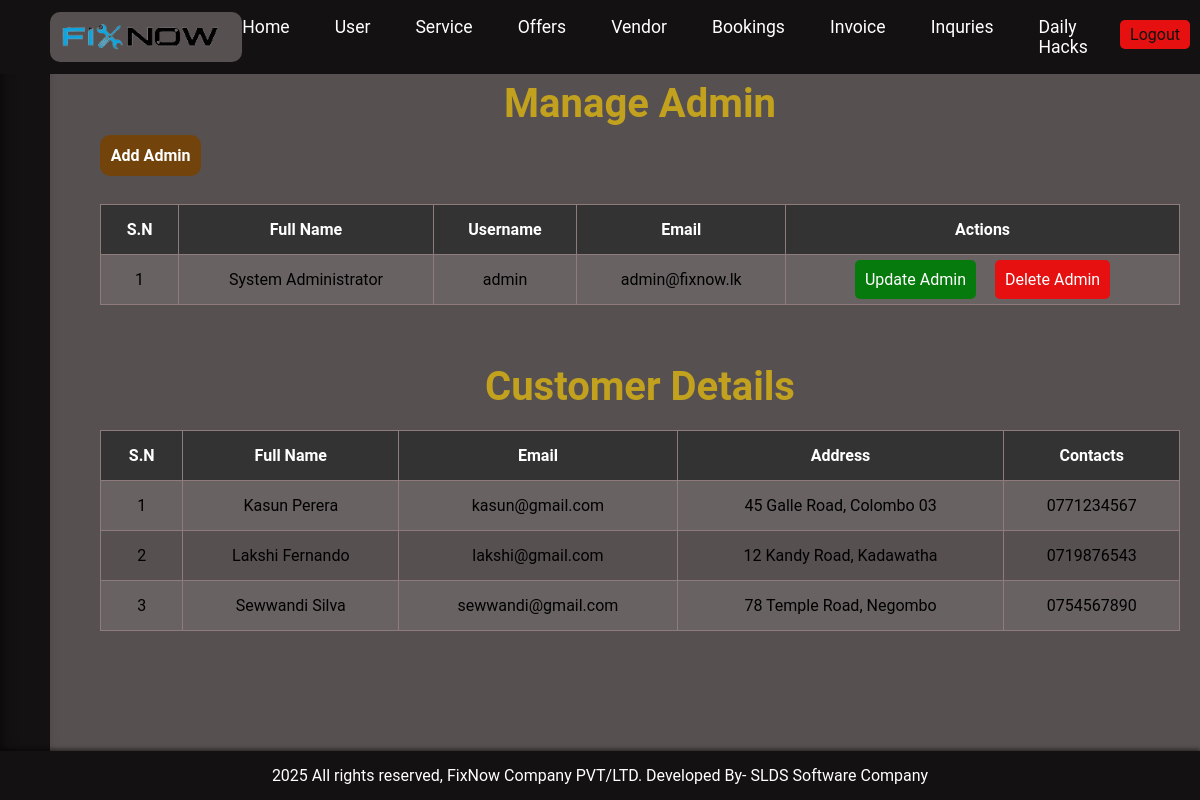
/admin/manage-user.php (signed in), run on the app's committed database.
### tables this page shows
CREATE TABLE `tbl_customer` (
  `id` int(11) NOT NULL AUTO_INCREMENT,
  `cus_name` varchar(100) NOT NULL,
  `cus_email` varchar(100) NOT NULL UNIQUE,
  `cus_phone` varchar(20) NOT NULL,
  `cus_address` text NOT NULL,
  `cus_password` varchar(255) NOT NULL,
  `cus_image` varchar(255) DEFAULT NULL,
  `registration_date` timestamp NOT NULL DEFAULT current_timestamp(),
  `district_id` int(11) DEFAULT NULL,
  `town_id` int(11) DEFAULT NULL,
  `created_at` timestamp NOT NULL DEFAULT current_timestamp(),
  PRIMARY KEY (`id`),
  KEY `district_id` (`district_id`),
  KEY `town_id` (`town_id`)
);

### admin/manage-user.php (the view)
            <?php
include('partials/main.php');
?>
<div class="main-content">
    <div class="wrapper">
        <h1 class="main-welcome">Manage Admin</h1>
        <br />
        <a href="add-admin.php" class="btn-primary">Add Admin</a>
        <br />
        <br />
        <table class="tbl-full">
            <tr>
                <th>S.N</th>
                <th>Full Name</th>
                <th>Username</th>
                <th>Email</th>
                <th>Actions</th>
            </tr>
            <?php
            $sql = "SELECT * FROM tbl_admin";
            $stmt = $conn->prepare($sql);
            $stmt->execute();
            $result = $stmt->get_result();
            if ($result) {
                $count = $result->num_rows;
                $sn = 1;
                if ($count > 0) {
                    while ($rows = $result->fetch_assoc()) {
                        $id = $rows['id'];
                        $full_name = $rows['full_name'];
                        $username = $rows['username'];
                        $email = $rows['email'];
            ?>
                        <tr>
                            <td><?php echo $sn++; ?></td>
                            <td><?php echo $full_name; ?></td>
                            <td><?php echo $username; ?></td>
                            <td><?php echo $email; ?></td>
                            <td>
                                <a href="update-admin.php?id=<?php echo $id; ?>" class="btn-secondary">Update Admin</a>
                                <a href="delete-admin.php?id=<?php echo $id; ?>" class="btn-danger">Delete Admin</a>
                            </td>
                        </tr>
            <?php
                    }
                } else {
                    echo "<tr><td colspan='6'>No admins found.</td></tr>";
                }
            }
            ?>
        </table>
        <br><br>
        <h1 class="main-welcome">Customer Details</h1>
        <table class="tbl-full">
            <tr>
                <th>S.N</th>
                <th>Full Name</th>
                <th>Email</th>
                <th>Address</th>
                <th>Contacts</th>
            </tr>
            <?php
            $sql_cus = "SELECT * FROM tbl_customer";
            $stmt_cus = $conn->prepare($sql_cus);
            $stmt_cus->execute();
            $result_cus = $stmt_cus->get_result();
            if ($result_cus) {
                $sn = 1;
                if ($result_cus->num_rows > 0) {
                    while ($row_cus = $result_cus->fetch_assoc()) {
                        $full_name = $row_cus['cus_name'];
                        $email = $row_cus['cus_email'];
                        $address = $row_cus['cus_address'];
                        $contact = $row_cus['cus_phone'];
            ?>
                        <tr>
                            <td><?php echo $sn++; ?></td>
                            <td><?php echo $full_name; ?></td>
                            <td><?php echo $email; ?></td>
                            <td><?php echo $address; ?></td>
                            <td><?php echo $contact; ?></td>
                        </tr>
            <?php
                    }
                } else {
                    echo "<tr><td colspan='5'>No customers found.</td></tr>";
                }
            }
            ?>
        </table>
    </div>
</div>
<?php include('partials/footer.php'); ?>

### admin/admin_css/style.css (style rules this page uses)
:root { --primary-color: #131111; --primaryHover-color: #333333; --secondary-color: #e61010; --secondaryHover-color: #ff4d4d; --text-color: #ffffff; --textHover-color: #e2cdcd; --hover-color: #ffd700; --background-color: #575050; --border-color: #8f7b7b; --accent-color: #ffcc00; --accentHover-color: #c2a11e; --button: #72440b; --buttonHover: #c58433; --Update: #077a0d; --UpdateHover: #0faa17; --shadow-color: rgba(66, 60, 60, 0.2); }
* { margin: 0; padding: 0; box-sizing: border-box; font-family: 'Roboto', sans-serif; }
body { margin: 0; font-family: Arial, sans-serif; background-color: var(--background-color); padding-top: 60px; }
.main-welcome { font-size: 40px; text-align: center; color: var(--accentHover-color); }
.main-content { padding: 20px; margin-left: 80px; }
.tbl-full { width: 100%; border-collapse: collapse; margin-top: 20px; margin-bottom: 20px; }
.tbl-full th, .tbl-full td { padding: 15px; text-align: center; border: 1px solid var(--border-color); }
.tbl-full th { background-color: var(--primaryHover-color); color: var(--text-color); font-weight: bold; }
.tbl-full tr:nth-child(even) { background-color: rgba(255, 255, 255, 0.1); }
.tbl-full a { text-decoration: none; }
.btn-primary { background-color: var(--button); padding: 1%; color: white; border-radius: 10px; text-decoration: none; font-weight: bold; margin-bottom: 20px; }
.btn-secondary, .btn-danger { padding: 10px 10px; border-radius: 5px; color: var(--text-color); }
.btn-secondary { background-color: var(--Update); }
.btn-danger { background-color: var(--secondary-color); margin-left: 15px; }
a { text-decoration: none; }

### data on the page
tbl_customer: cus_name "Kasun Perera", cus_email "kasun@gmail.com", cus_address "45 Galle Road, Colombo 03", cus_phone "0771234567"
tbl_customer: cus_name "Lakshi Fernando", cus_email "lakshi@gmail.com", cus_address "12 Kandy Road, Kadawatha", cus_phone "0719876543"
tbl_customer: cus_name "Sewwandi Silva", cus_email "sewwandi@gmail.com", cus_address "78 Temple Road, Negombo", cus_phone "0754567890"

### other printed values
$full_name "System Administrator"
$username "admin"
$email "admin@fixnow.lk"
